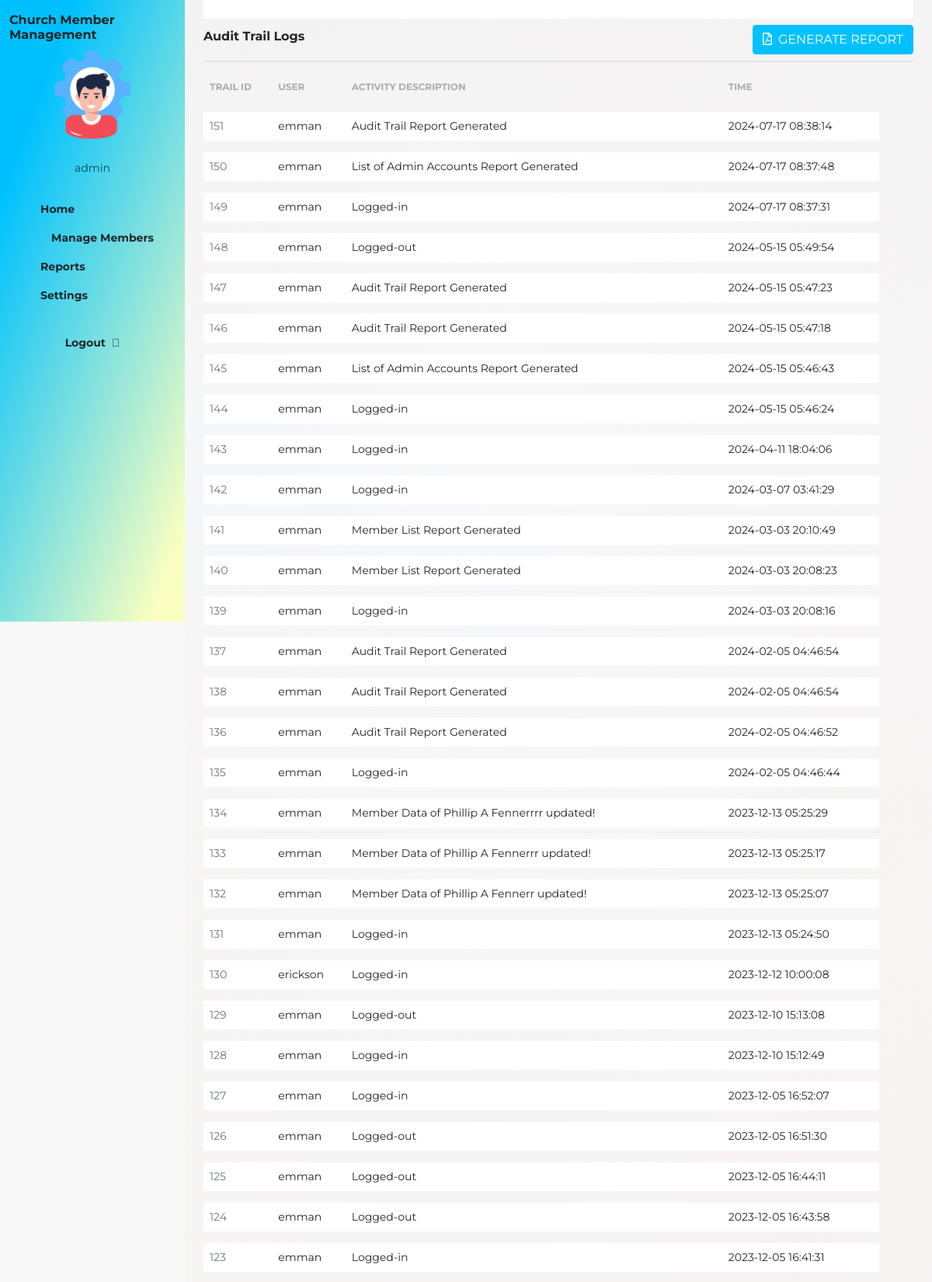
Screenshot of /contr_trailview/list_view.php (upper part) with the database file from the repository.
### tables this page shows
CREATE TABLE `activity_logs` (
  `id` int(11) NOT NULL,
  `user` varchar(255) DEFAULT NULL,
  `activity_description` text DEFAULT NULL,
  `created_at` timestamp NOT NULL DEFAULT current_timestamp() ON UPDATE current_timestamp()
);

### contr_trailview/list_view.php (the view, shortened to what this page needs)
<!DOCTYPE html>
<html lang="en">
<head>
    <link rel="stylesheet" href="../css/bootstrap.css">
    <link rel="stylesheet" href="../css/style.css">
    <link rel="stylesheet" href="https://pro.fontawesome.com/releases/v5.10.0/css/all.css"
 />
</head>
<body class="bg-content">
    <main class="dashboard d-flex">
        <?php
        include "../contr_main/sidebar.php";
        ?>
        <div class="container-fluid background_main_white px-4">
            <?php include "../contr_main/header.php"; ?>
            <div class="member-list-header d-flex justify-content-between align-items-center py-2">
                <div class="title h6 fw-bold">Audit Trail Logs</div>
                <div class="btn-add d-flex gap-3 align-items-center">
                    <a href="../contr_reports/gen_trail_report.php" class="btn btn-primary" target="_blank">
                        <i class="far fa-file-pdf me-2 text-white"></i>GENERATE REPORT
                    </a>
                </div>
            </div>
            <div class="table-responsive">
                <table class="table member_list table-borderless">
                    <thead>
                        <tr class="align-middle">
                            <th>TRAIL ID</th>
                            <th>USER</th>
                            <th>ACTIVITY DESCRIPTION</th>
                            <th>TIME</th>
                        </tr>
                    </thead>
                    <tbody>
                        <?php
                        include '../conn.php';
                        $query = "SELECT * FROM activity_logs ORDER BY created_at DESC";
                        $result = mysqli_query($conn, $query);
                        if ($result && mysqli_num_rows($result) > 0) {
                            while ($row = mysqli_fetch_assoc($result)) {
                                ?>
                                <tr class="bg-white align-middle">
                                    <td>
                                        <span class="text-muted">
                                            <?php echo $row['id']; ?>
                                        </span>
                                    </td>
                                    <td>
                                        <?php echo $row['user']; ?>
                                    </td>
                                    <td>
                                        <?php echo $row['activity_description']; ?>
                                    </td>
                                    <td>
                                        <?php echo $row['created_at']; ?>
                                    </td>
                                </tr>
                                <?php
                            }
                        } else {
                            echo "No records found";
                        }
                        ?>
                    </tbody>
                </table>
            </div>
        </div>
    </main>
</body>
</html>

### css/style.css (style rules this page uses)
* { font-family: 'Montserrat', sans-serif; font-style: normal; }
.background_main_white { background: linear-gradient(rgba(248, 250, 252, 0.95) 19.39%, rgba(255, 255, 255, 1) 96.69%), url('../assets/img/cover_blurred.jpeg') center/cover no-repeat; }
.bg-content { background: #F8F8F8; }
.member_list { border-collapse: separate; border-spacing: 0 15px; }
.table th { font-size: 12px; color: #ACACAC; }
table tbody { font-size: 14px; }
.member-list-header { border-bottom: 2px solid #E5E5E5; }
.member-list-header i { color: #00C1FE; }
.btn-primary { background-color: #00C1FE; border-color: #00C1FE; }

### rows the page displays
activity_logs: id "151", user "emman", activity_description "Audit Trail Report Generated", created_at "2024-07-17 08:38:14"
activity_logs: id "150", user "emman", activity_description "List of Admin Accounts Report Generated", created_at "2024-07-17 08:37:48"
activity_logs: id "149", user "emman", activity_description "Logged-in", created_at "2024-07-17 08:37:31"
activity_logs: id "148", user "emman", activity_description "Logged-out", created_at "2024-05-15 05:49:54"
activity_logs: id "147", user "emman", activity_description "Audit Trail Report Generated", created_at "2024-05-15 05:47:23"
activity_logs: id "146", user "emman", activity_description "Audit Trail Report Generated", created_at "2024-05-15 05:47:18"
activity_logs: id "145", user "emman", activity_description "List of Admin Accounts Report Generated", created_at "2024-05-15 05:46:43"
activity_logs: id "144", user "emman", activity_description "Logged-in", created_at "2024-05-15 05:46:24"
activity_logs: id "143", user "emman", activity_description "Logged-in", created_at "2024-04-11 18:04:06"
activity_logs: id "142", user "emman", activity_description "Logged-in", created_at "2024-03-07 03:41:29"
activity_logs: id "141", user "emman", activity_description "Member List Report Generated", created_at "2024-03-03 20:10:49"
activity_logs: id "140", user "emman", activity_description "Member List Report Generated", created_at "2024-03-03 20:08:23"
activity_logs: id "139", user "emman", activity_description "Logged-in", created_at "2024-03-03 20:08:16"
activity_logs: id "137", user "emman", activity_description "Audit Trail Report Generated", created_at "2024-02-05 04:46:54"
activity_logs: id "138", user "emman", activity_description "Audit Trail Report Generated", created_at "2024-02-05 04:46:54"
activity_logs: id "136", user "emman", activity_description "Audit Trail Report Generated", created_at "2024-02-05 04:46:52"
activity_logs: id "135", user "emman", activity_description "Logged-in", created_at "2024-02-05 04:46:44"
activity_logs: id "134", user "emman", activity_description "Member Data of Phillip A Fennerrrr updated!", created_at "2023-12-13 05:25:29"
activity_logs: id "133", user "emman", activity_description "Member Data of Phillip A Fennerrr updated!", created_at "2023-12-13 05:25:17"
activity_logs: id "132", user "emman", activity_description "Member Data of Phillip A Fennerr updated!", created_at "2023-12-13 05:25:07"
activity_logs: id "131", user "emman", activity_description "Logged-in", created_at "2023-12-13 05:24:50"
activity_logs: id "130", user "erickson", activity_description "Logged-in", created_at "2023-12-12 10:00:08"
activity_logs: id "129", user "emman", activity_description "Logged-out", created_at "2023-12-10 15:13:08"
activity_logs: id "128", user "emman", activity_description "Logged-in", created_at "2023-12-10 15:12:49"
activity_logs: id "127", user "emman", activity_description "Logged-in", created_at "2023-12-05 16:52:07"
activity_logs: id "126", user "emman", activity_description "Logged-out", created_at "2023-12-05 16:51:30"
activity_logs: id "125", user "emman", activity_description "Logged-out", created_at "2023-12-05 16:44:11"
activity_logs: id "124", user "emman", activity_description "Logged-out", created_at "2023-12-05 16:43:58"
activity_logs: id "123", user "emman", activity_description "Logged-in", created_at "2023-12-05 16:41:31"
